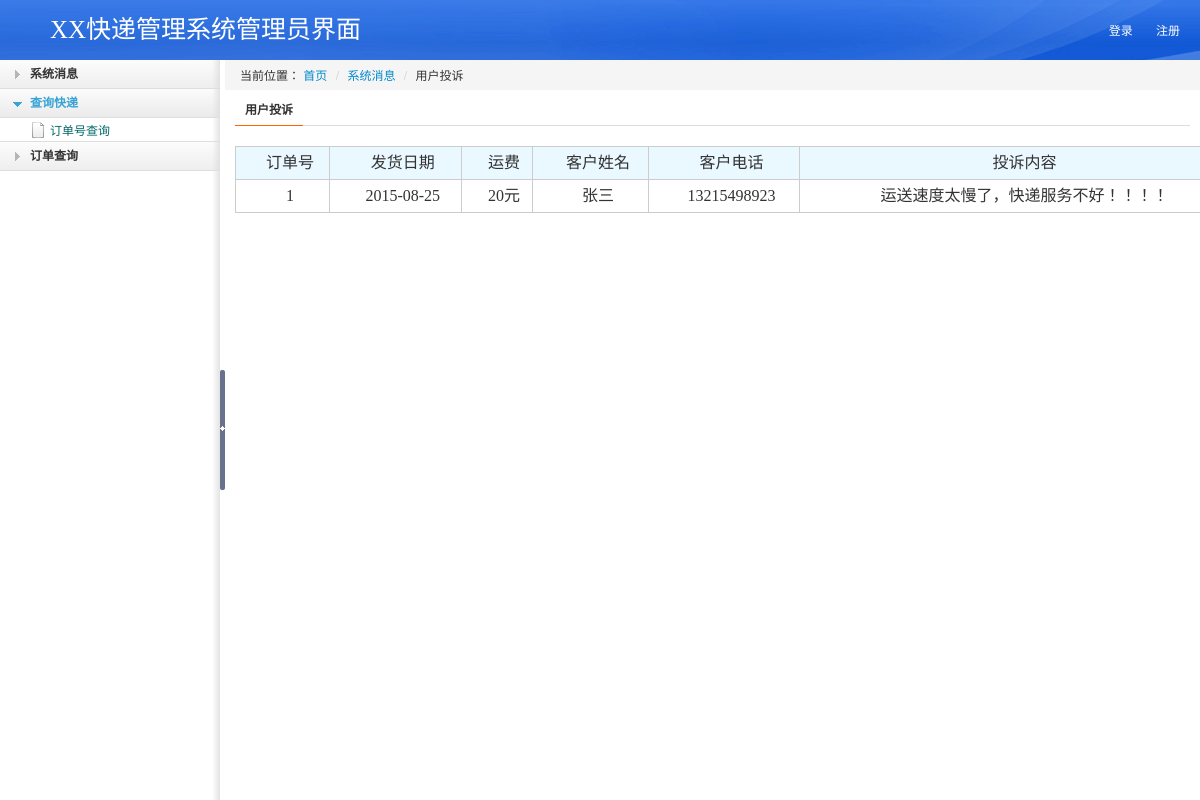
The page /express/index.php/admin/admin_message on the database its author committed.
### tables this page shows
CREATE TABLE `t_complain` (
  `complain_id` int(11) NOT NULL AUTO_INCREMENT,
  `user_id` int(11) DEFAULT NULL,
  `date` varchar(30) DEFAULT NULL,
  `username` varchar(30) DEFAULT NULL,
  `usertel` varchar(30) DEFAULT NULL,
  `product_price` varchar(30) DEFAULT NULL,
  `complain_content` varchar(255) DEFAULT NULL,
  `order_id` int(11) DEFAULT NULL,
  PRIMARY KEY (`complain_id`)
);

### express/application/controllers/Admin.php (called while the page is built, shortened)
<?php
class Admin extends CI_Controller {
    public function __construct()
    {
        $this->load->model("order_model");
        $this->load->model("complain_model");
    }
    public function admin_message()
    {
        $result = $this->complain_model->get_all_complain();
        $arr = array('complains'=>$result);
        $this->load->view('admin_message',$arr);
    }
}

### express/index.php (called while the page is built, shortened)
<?php
require_once BASEPATH.'core/CodeIgniter.php';

### express/application/models/complain_model.php (called while the page is built, shortened)
<?php
class Complain_model extends CI_Model{
    public function get_all_complain(){
        $this->db->select('*');
        $this->db->from('t_complain');
        return $this->db->get()->result();
    }
}

### express/application/views/admin_message.php (the view, shortened to what this page needs)
<!DOCTYPE html PUBLIC "-//W3C//DTD XHTML 1.0 Transitional//EN" "http://www.w3.org/TR/xhtml1/DTD/xhtml1-transitional.dtd">
<html xmlns="http://www.w3.org/1999/xhtml">
<head>
<link rel="stylesheet" href="css/bootstrap.css" />
<link rel="stylesheet" href="css/css.css" />
<link rel="stylesheet" href="css/order.css" />
</head>
<body>
<div class="header">
	 <div class="logo">XX快递管理系统管理员界面</div>
    <?php include 'admin_header.php';?>
</div>
<div id="middle">
     <div class="left">
         <div id="my_menu" class="sdmenu">
             <div class="collapsed">
                 <span>系统消息</span>
             </div>
             <div>
                 <span>查询快递</span>
                 <a href="admin/admin_express_check">订单号查询</a>
             </div>
             <div class="collapsed">
                 <span>订单查询</span>
             </div>
         </div>
     </div>
     <div class="Switch"></div>
  <div class="right"  id="mainFrame">
    <div class="right_cont">
      <ul class="breadcrumb">当前位置：
        <a href="admin/admin_index">首页</a> <span class="divider">/</span>
        <a href="javascript:;">系统消息</a> <span class="divider">/</span>
        用户投诉
      </ul>
      <div class="title_right"><strong>用户投诉</strong></div>
      <div class="order" style="width:1000px; margin:auto">
        <table>
            <?php
                foreach($complains as $complain){
            ?>
                <tr class="order-title">
                    <td>订单号</td>
                    <td>发货日期</td>
                    <td>运费</td>
                    <td>客户姓名</td>
                    <td>客户电话</td>
                    <td>投诉内容</td>
                </tr>
                <tr>
                    <td><?php echo $complain->order_id;?></td>
                    <td><?php echo $complain->date;?></td>
                    <td><?php echo $complain->product_price;?>元</td>
                    <td><?php echo $complain->username;?></td>
                    <td><?php echo $complain->usertel;?></td>
                    <td><?php echo $complain->complain_content;?></td>
                </tr>
            <?php
                }
            ?>
        </table>
      </div>
    </div>
  </div>
</div>
</body>
</html>

### express/css/css.css (style rules this page uses)
html, body { padding: 0px!important; padding: 100px 0px; width: 100%; height: 100%; overflow: hidden; }
.header { position: absolute!important; position: relative; _top: -200px; width: 100%; height: 60px; background: url(../img/top.png) no-repeat right center; }
#middle { position: absolute!important; top: 60px!important; height: auto!important; position: relative; top: -160px; _top: -200px; height: 100%; bottom: 0px; width: 100%; background: #fff; }
.left { float: left; width: 220px; background: #fff url(../img/left_bg.png) repeat-y right; overflow-x:hidden;overflow-y:auto; height: 100%; position: relative; }
.right { background: #fff; overflow-y: auto;overflow-x: auto; height:100%; position:relative; }
.right_cont { padding:10px; width:auto; }
.Switch { float: left; width: 5px; height: 100%; background: #fff url(../img/Switch.png) no-repeat center center; cursor: pointer; }
.logo { float: left; margin-left: 50px; height: 60px; line-height: 60px; text-align: center; font-size: 25px; color: #fff; font-family: "微软雅黑" }
div.sdmenu { font-size:12px;background:#ccc;color:#fff; }
div.sdmenu div { overflow:hidden; margin-top:-1px; }
div.sdmenu div.collapsed { height:30px; }
div.sdmenu div span { display:block;height:30px;line-height:30px;overflow:hidden; cursor:pointer;background: url(../img/left2.png); font-size:12px; color:#38A3D5; text-indent:30px; font-weight:bold;font-family:"microsoft yahei"; }
div.sdmenu div.collapsed span { background:#ccc;background: url(../img/left.png);font-family:"microsoft yahei"; font-size:12px; color:#333; text-indent:30px; font-weight:bold; }
div.sdmenu div { background:#fff url(../img/left_bg.png) repeat-y right; }
div.sdmenu div a { display:block;color:#066; background:url(../img/171.png) no-repeat 30px 4px; text-indent:50px; padding:2px 0; }
.title_right { font-size:12px;font-family:"microsoft yahei"; border-bottom:1px solid #ddd; margin-bottom:20px; line-height:30px; }
.title_right strong { border-bottom:1px solid #F60;line-height:30px; display:inline-block; padding:0 10px; margin-bottom:-1px; }
.breadcrumb { margin:-10px -10px 5px -30px; padding-left:35px; }

### express/css/order.css (style rules this page uses)
.order .order-title { background: rgb(234, 248, 255); }
.order table { width: 100%; }
.order table td { border: 1px solid #ccc; height: 30px; font-size: 16px; font-family: "微软雅黑"; text-indent: 15px; line-height: 30px; }

### express/application/views/admin_message.php (style rules this page uses)
.order table { width: 100%; }
.order table td { border: 1px solid #ccc; height: 30px; font-size: 16px; font-family: "微软雅黑"; text-align: center; line-height: 30px; }

### rows shown on the page
t_complain: order "1", date "2015-08-25", product_price "20", username "张三", usertel "13215498923", complain_content "运送速度太慢了，快递服务不好！！！！"
